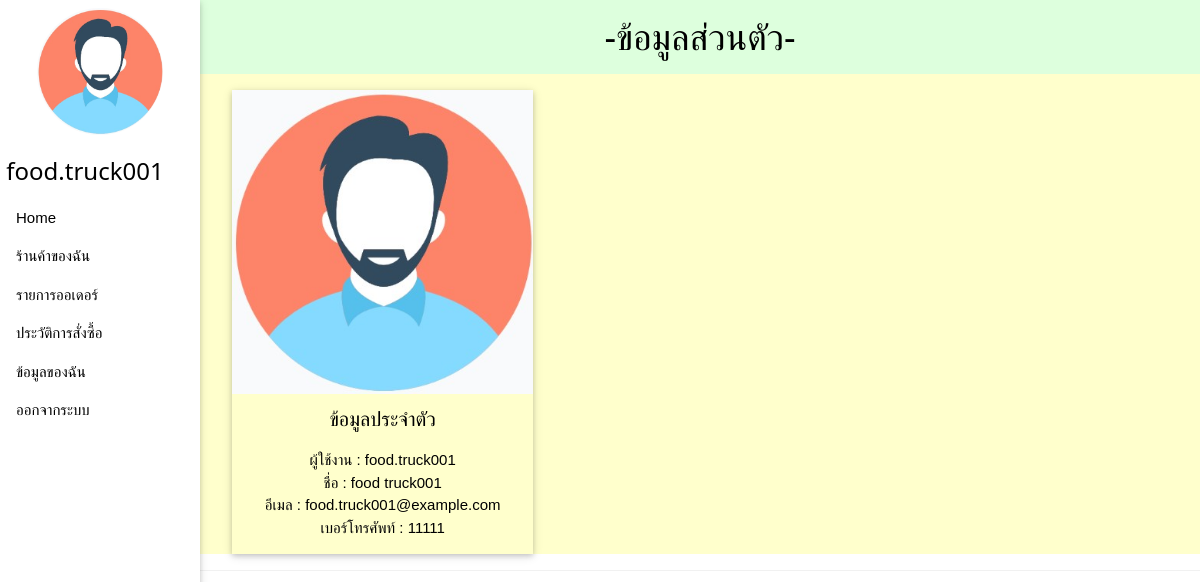
The app's page /about.php (signed in) with its own data.
### tables this page shows
CREATE TABLE `users` (
  `UID` int(11) NOT NULL,
  `Email` varchar(200) NOT NULL,
  `Password` varchar(200) NOT NULL,
  `Username` varchar(100) NOT NULL,
  `Full_Name` varchar(200) NOT NULL,
  `Phone_Number` varchar(20) NOT NULL,
  `Profile_Picture` text NOT NULL,
  `isRole` int(11) NOT NULL
);

### about.php (the view, shortened to what this page needs)
<?php session_start();
include('config.php');
  $ID = $_SESSION['ID'];
  $name = $_SESSION['username'];
  $sql = "SELECT * FROM users WHERE UID = $ID";
    $result = $db->query($sql);
?>
<!DOCTYPE html>
<html>
<head>
	<link rel="stylesheet" href="https://cdnjs.cloudflare.com/ajax/libs/font-awesome/4.7.0/css/font-awesome.min.css">
	<link rel="stylesheet" href="css/w3.css">
</head>
<body>
	<div class="w3-sidebar w3-bar-block w3-collapse w3-card w3-animate-left" style="width:200px;" id="mySidebar">
	  <?php while($row = $result->fetch_assoc()): ?>
	  <div class="w3-padding w3-center">
    <img class="w3-circle" src="img/<?php echo $row['Profile_Picture']; ?>" alt="avatar" style="width:75%">
  	</div>
	  <h3>&nbsp;<?php echo $name; ?></h3>
	  <a href="main.php" class="w3-bar-item w3-button">Home</a>
	  <a href="food.php" class="w3-bar-item w3-button">ร้านค้าของฉัน</a>
	  <a href="food_order.php" class="w3-bar-item w3-button">รายการออเดอร์</a>
	  <a href="food_history.php" class="w3-bar-item w3-button">ประวัติการสั่งซื้อ</a>
	  <a href="about.php" class="w3-bar-item w3-button">ข้อมูลของฉัน</a>
	  <a href="logout.php" class="w3-bar-item w3-button">ออกจากระบบ</a>
	</div>
	<div class="w3-main w3-pale-yellow" style="margin-left: 200px;">
		<div class="w3-light-grey">
			<div class="w3-pale-green w3-container" style="text-align: center;">
			  	<h1>-ข้อมูลส่วนตัว-</h1>
			</div>
		</div>
		<div class="w3-container">
			<div class="w3-row-padding w3-margin-top" style="text-align: center;">
				<div class="w3-third">
					<div class="w3-card">
						<img src="img/<?php echo $row['Profile_Picture']; ?>" style="width:100%" onclick="document.getElementById('img01').style.display='block';">
						<div class="w3-container">
							<h4>ข้อมูลประจำตัว</h4>
							<p>
								ผู้ใช้งาน : <?php echo $row['Username']; ?><br>
								ชื่อ : <?php echo $row['Full_Name'];?><br>
								อีเมล : <?php echo $row['Email'];?><br>
								เบอร์โทรศัพท์ : <?php echo $row['Phone_Number'];?>
							</p>
						</div>
					</div>
				</div>
			</div>
    </div>
<?php endwhile ?>
	</div>
</body>
</html>

### css/w3.css (style rules this page uses)
*,*:before,*:after { box-sizing:inherit }
html { -ms-text-size-adjust:100%;-webkit-text-size-adjust:100% }
body { margin:0 }
a { background-color:transparent }
img { border-style:none }
html,body { font-family:Verdana,sans-serif;font-size:15px;line-height:1.5 }
html { overflow-x:hidden }
h1 { font-size:36px }
h3 { font-size:24px }
h4 { font-size:20px }
h1,h2,h3,h4,h5,h6 { font-family:"Segoe UI",Arial,sans-serif;font-weight:400;margin:10px 0 }
img { vertical-align:middle }
a { color:inherit }
.w3-btn,.w3-button { border:none;display:inline-block;padding:8px 16px;vertical-align:middle;overflow:hidden;text-decoration:none;color:inherit;background-color:inherit;text-align:center;cursor:pointer;white-space:nowrap }
.w3-btn,.w3-button { -webkit-touch-callout:none;-webkit-user-select:none;-khtml-user-select:none;-moz-user-select:none;-ms-user-select:none;user-select:none }
.w3-sidebar { height:100%;width:200px;background-color:#fff;position:fixed!important;z-index:1;overflow:auto }
.w3-main,#main { transition:margin-left .4s }
.w3-bar-block .w3-bar-item { width:100%;display:block;padding:8px 16px;text-align:left;border:none;white-space:normal;float:none;outline:0 }
.w3-container:after,.w3-container:before,.w3-panel:after,.w3-panel:before,.w3-row:after,.w3-row:before,.w3-row-padding:after,.w3-row-padding:before, .w3-cell-row:before,.w3-cell-row:after,.w3-clear:after,.w3-clear:before,.w3-bar:before,.w3-bar:after { content:"";display:table;clear:both }
.w3-col,.w3-half,.w3-third,.w3-twothird,.w3-threequarter,.w3-quarter { float:left;width:100% }
@media (min-width:601px) { .w3-col.m4,.w3-third { width:33.33333% } }
@media (min-width:993px) { .w3-sidebar.w3-collapse { display:block!important } }
.w3-circle { border-radius:50% }
.w3-row-padding,.w3-row-padding>.w3-half,.w3-row-padding>.w3-third,.w3-row-padding>.w3-twothird,.w3-row-padding>.w3-threequarter,.w3-row-padding>.w3-quarter,.w3-row-padding>.w3-col { padding:0 8px }
.w3-container,.w3-panel { padding:0.01em 16px }
.w3-card,.w3-card-2 { box-shadow:0 2px 5px 0 rgba(0,0,0,0.16),0 2px 10px 0 rgba(0,0,0,0.12) }
.w3-animate-left { position:relative;animation:animateleft 0.4s }
.w3-center { text-align:center!important }
.w3-margin-top { margin-top:16px!important }
.w3-padding { padding:8px 16px!important }
.w3-light-grey,.w3-hover-light-grey:hover,.w3-light-gray,.w3-hover-light-gray:hover { color:#000!important;background-color:#f1f1f1!important }
.w3-pale-green,.w3-hover-pale-green:hover { color:#000!important;background-color:#ddffdd!important }
.w3-pale-yellow,.w3-hover-pale-yellow:hover { color:#000!important;background-color:#ffffcc!important }

### records on screen
users: Profile_Picture (placeholder picture), Username "food.truck001", Full_Name "food truck001", Email "food.truck001@example.com", Phone_Number "11111"
